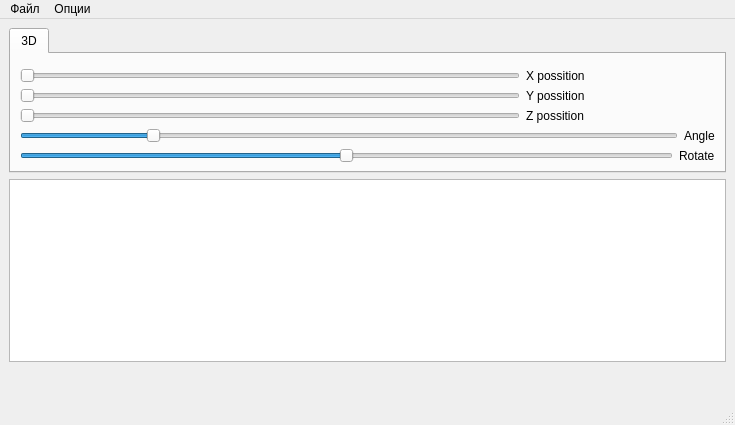
<?xml version="1.0" encoding="UTF-8"?>
<ui version="4.0">
 <class>Window</class>
 <widget class="QMainWindow" name="Window">
  <property name="geometry">
   <rect>
    <x>0</x>
    <y>0</y>
    <width>735</width>
    <height>425</height>
   </rect>
  </property>
  <property name="maximumSize">
   <size>
    <width>1200</width>
    <height>1000</height>
   </size>
  </property>
  <property name="windowTitle">
   <string>MainWindow</string>
  </property>
  <widget class="QWidget" name="centralwidget">
   <layout class="QHBoxLayout" name="horizontalLayout">
    <item>
     <layout class="QVBoxLayout" name="verticalLayout_2">
      <item>
       <widget class="QTabWidget" name="graphic_tab">
        <property name="enabled">
         <bool>true</bool>
        </property>
        <property name="minimumSize">
         <size>
          <width>0</width>
          <height>100</height>
         </size>
        </property>
        <property name="maximumSize">
         <size>
          <width>800</width>
          <height>600</height>
         </size>
        </property>
        <property name="currentIndex">
         <number>0</number>
        </property>
        <widget class="QWidget" name="tab_2">
         <attribute name="title">
          <string>3D</string>
         </attribute>
         <layout class="QGridLayout" name="gridLayout">
          <item row="0" column="0">
           <layout class="QVBoxLayout" name="tab3d_layout">
            <property name="sizeConstraint">
             <enum>QLayout::SetMaximumSize</enum>
            </property>
            <item>
             <widget class="GLWidget" name="glWidget" native="true"/>
            </item>
           </layout>
          </item>
          <item row="1" column="0">
           <layout class="QVBoxLayout" name="verticalLayout">
            <item>
             <layout class="QHBoxLayout" name="horizontalLayout_2">
              <item>
               <widget class="QSlider" name="xSlider">
                <property name="maximumSize">
                 <size>
                  <width>500</width>
                  <height>16777215</height>
                 </size>
                </property>
                <property name="minimum">
                 <number>0</number>
                </property>
                <property name="maximum">
                 <number>1000</number>
                </property>
                <property name="orientation">
                 <enum>Qt::Horizontal</enum>
                </property>
               </widget>
              </item>
              <item>
               <widget class="QLabel" name="label">
                <property name="text">
                 <string>X possition</string>
                </property>
               </widget>
              </item>
             </layout>
            </item>
            <item>
             <layout class="QHBoxLayout" name="horizontalLayout_3">
              <item>
               <widget class="QSlider" name="ySlider">
                <property name="maximumSize">
                 <size>
                  <width>500</width>
                  <height>16777215</height>
                 </size>
                </property>
                <property name="minimum">
                 <number>0</number>
                </property>
                <property name="maximum">
                 <number>300</number>
                </property>
                <property name="orientation">
                 <enum>Qt::Horizontal</enum>
                </property>
               </widget>
              </item>
              <item>
               <widget class="QLabel" name="label_2">
                <property name="text">
                 <string>Y possition</string>
                </property>
               </widget>
              </item>
             </layout>
            </item>
            <item>
             <layout class="QHBoxLayout" name="horizontalLayout_4">
              <item>
               <widget class="QSlider" name="zSlider">
                <property name="maximumSize">
                 <size>
                  <width>500</width>
                  <height>16777215</height>
                 </size>
                </property>
                <property name="minimum">
                 <number>0</number>
                </property>
                <property name="maximum">
                 <number>4000</number>
                </property>
                <property name="orientation">
                 <enum>Qt::Horizontal</enum>
                </property>
               </widget>
              </item>
              <item>
               <widget class="QLabel" name="label_3">
                <property name="text">
                 <string>Z possition</string>
                </property>
               </widget>
              </item>
             </layout>
            </item>
            <item>
             <layout class="QHBoxLayout" name="horizontalLayout_7">
              <item>
               <widget class="QSlider" name="angleSlider">
                <property name="maximum">
                 <number>255</number>
                </property>
                <property name="value">
                 <number>50</number>
                </property>
                <property name="orientation">
                 <enum>Qt::Horizontal</enum>
                </property>
               </widget>
              </item>
              <item>
               <widget class="QLabel" name="label_5">
                <property name="text">
                 <string>Angle</string>
                </property>
               </widget>
              </item>
             </layout>
            </item>
            <item>
             <layout class="QHBoxLayout" name="horizontalLayout_5">
              <item>
               <widget class="QSlider" name="zoomSlider">
                <property name="minimum">
                 <number>-180</number>
                </property>
                <property name="maximum">
                 <number>180</number>
                </property>
                <property name="orientation">
                 <enum>Qt::Horizontal</enum>
                </property>
               </widget>
              </item>
              <item>
               <widget class="QLabel" name="label_4">
                <property name="text">
                 <string>Rotate</string>
                </property>
               </widget>
              </item>
             </layout>
            </item>
           </layout>
          </item>
         </layout>
        </widget>
       </widget>
      </item>
      <item>
       <widget class="QListWidget" name="itemsList">
        <property name="maximumSize">
         <size>
          <width>800</width>
          <height>16777215</height>
         </size>
        </property>
        <property name="flow">
         <enum>QListView::TopToBottom</enum>
        </property>
        <property name="resizeMode">
         <enum>QListView::Adjust</enum>
        </property>
        <property name="viewMode">
         <enum>QListView::IconMode</enum>
        </property>
       </widget>
      </item>
      <item>
       <spacer name="verticalSpacer">
        <property name="orientation">
         <enum>Qt::Vertical</enum>
        </property>
        <property name="sizeHint" stdset="0">
         <size>
          <width>20</width>
          <height>40</height>
         </size>
        </property>
       </spacer>
      </item>
     </layout>
    </item>
   </layout>
  </widget>
  <widget class="QMenuBar" name="menubar">
   <property name="geometry">
    <rect>
     <x>0</x>
     <y>0</y>
     <width>735</width>
     <height>22</height>
    </rect>
   </property>
   <widget class="QMenu" name="menu">
    <property name="title">
     <string>Файл</string>
    </property>
    <addaction name="action_NewProj"/>
    <addaction name="action_OpenProj"/>
    <addaction name="action_SaveProj"/>
    <addaction name="separator"/>
    <addaction name="action_Close"/>
    <addaction name="separator"/>
    <addaction name="action_Import"/>
    <addaction name="separator"/>
    <addaction name="action_Exit"/>
   </widget>
   <widget class="QMenu" name="menu_3">
    <property name="title">
     <string>Опции</string>
    </property>
    <addaction name="action"/>
    <addaction name="action_2"/>
    <addaction name="action_Lib"/>
   </widget>
   <addaction name="menu"/>
   <addaction name="menu_3"/>
  </widget>
  <widget class="QStatusBar" name="statusbar"/>
  <action name="action_OpenProj">
   <property name="icon">
    <iconset resource="resources.qrc">
     <normaloff>:/images/open.png</normaloff>:/images/open.png</iconset>
   </property>
   <property name="text">
    <string>Открыть проект</string>
   </property>
   <property name="statusTip">
    <string>Открыть существующий проект</string>
   </property>
   <property name="iconVisibleInMenu">
    <bool>true</bool>
   </property>
  </action>
  <action name="action_SaveProj">
   <property name="icon">
    <iconset resource="resources.qrc">
     <normaloff>:/images/save.png</normaloff>:/images/save.png</iconset>
   </property>
   <property name="text">
    <string>Сохранить проект</string>
   </property>
   <property name="statusTip">
    <string>Сохранить изменения в текущем проекте</string>
   </property>
   <property name="iconVisibleInMenu">
    <bool>true</bool>
   </property>
  </action>
  <action name="action_NewProj">
   <property name="icon">
    <iconset resource="resources.qrc">
     <normaloff>:/images/new.png</normaloff>:/images/new.png</iconset>
   </property>
   <property name="text">
    <string>Новый проект</string>
   </property>
   <property name="statusTip">
    <string>Создать новый проект</string>
   </property>
   <property name="iconVisibleInMenu">
    <bool>true</bool>
   </property>
  </action>
  <action name="action_Exit">
   <property name="text">
    <string>Выход</string>
   </property>
  </action>
  <action name="action">
   <property name="text">
    <string>Параметры проекта</string>
   </property>
  </action>
  <action name="action_2">
   <property name="text">
    <string>Настройки программы</string>
   </property>
  </action>
  <action name="action_Close">
   <property name="text">
    <string>Закрыть проект</string>
   </property>
  </action>
  <action name="action_Import">
   <property name="text">
    <string>Импорт</string>
   </property>
  </action>
  <action name="action_Lib">
   <property name="text">
    <string>Библиотека материалов</string>
   </property>
  </action>
 </widget>
 <customwidgets>
  <customwidget>
   <class>GLWidget</class>
   <extends>QWidget</extends>
   <header>glwidget.h</header>
   <container>1</container>
  </customwidget>
 </customwidgets>
 <resources>
  <include location="resources.qrc"/>
 </resources>
 <connections/>
</ui>
